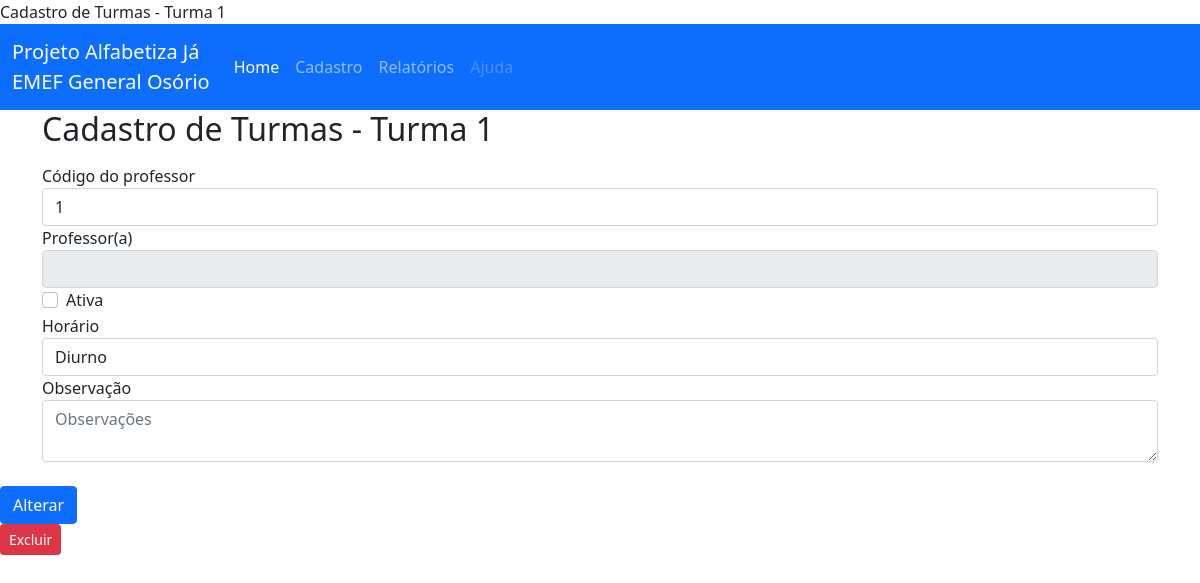
Page /mnucadastro/1/trm_alt on the committed database.
### app.py (models this page shows)
class turmas(db.Model):
    trm_id = db.Column(db.Integer, primary_key=True, nullable=False,autoincrement=True)
    trm_ativo = db.Column(db.Boolean,default=True)
    trm_cod_prof = db.Column(db.Integer, nullable=False)
    trm_horario = db.Column(db.String(45))
    trm_obs = db.Column(db.String(150))

### app.py (the view, shortened to what this page needs)
@app.route('/mnucadastro/<string:id>/trm_alt', methods=('GET','POST'))    # obrigatório ter o parametro no endereco
def alt_trm(id):
    reg_trm = get_post_trm(id)
    return render_template('turmas/alttrm.html', turmas=reg_trm)

### app.py (called while the page is built)
def get_post_trm(id):
    reg_trm = turmas.query.filter_by(trm_id=id).first()
    if reg_trm is None:
        flash('turma não cadastrada')
    return reg_trm

### templates/turmas/alttrm.html (shortened to what this page needs)
{% extends 'base.html' %}
{% block content %}
  <h2>{% block title %}Cadastro de Turmas - Turma {{ turmas['trm_id'] }} {% endblock %}</h2>
  <p>
    <form method="POST">
      <div class="form-group">
        <label for="form_cod_prof">Código do professor</label>
        <input type="text" name="form_cod_prof" class="form-control"
             value="{{ request.form['form_cod_prof'] or turmas['trm_cod_prof']}}"></input>
    </div>
    <div class="form-group">
        <label for="form_nom_prof">Professor(a)</label>
        <input readonly type="text" name="form_nom_prof"
             class="form-control"
           value="{{ request.form['form_nom_prof']}}"></input>
     </div>
     <div class="form-group form-check">
        <input type="checkbox" class="form-check-input" id="form_ativo" value="{{ request.form['form_ativo'] or turmas['trm_ativo'] }}" >
        <label class="form-check-label" for="form_ativo">Ativa</label>
      </div>
     <div class="form-group">
        <label for="form_horario">Horário</label>
        <input type="text" name="form_horario"
           placeholder="Horário" class="form-control"
           value="{{ request.form['form_horario'] or turmas['trm_horario']}}"></input>
     </div>
        <label for="form_obs">Observação</label>
        <textarea name="form_obs" placeholder="Observações" class="form-control">{{ request.form['trm_obs'] or turmas['trm_obs'] }}</textarea>
     </div>
     <br/>
      <div class="form-group">
          <button type="submit" class="btn btn-primary">Alterar</button>
      </div>
      <form action="{{ url_for('del_trm', id=turmas['trm_id']) }}" method="POST">
        <input type="submit" value="Excluir"
              class="btn btn-danger btn-sm"
              onclick="return confirm('Você tem certeza que quer apagar ?')">
      </form>
{% endblock %}

### rows in the picture
turmas: trm_id "1 1", form_cod_prof "1", form_horario "Diurno"
